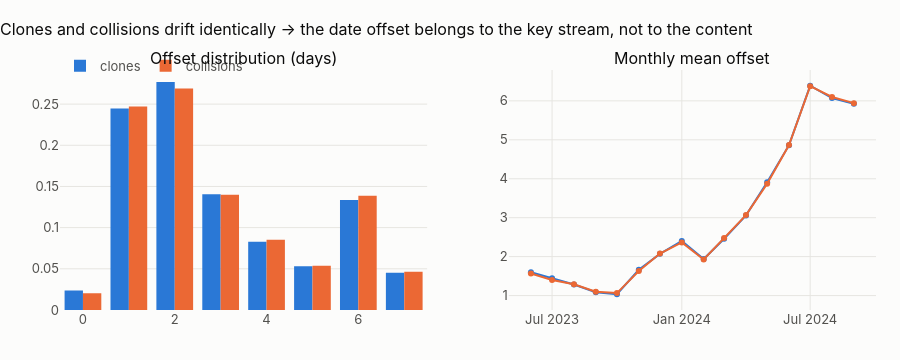

The cell this chart's notebook holds for it:
### Code cell
fig = make_subplots(
    rows=1, cols=2, subplot_titles=["Offset distribution (days)", "Monthly mean offset"]
)
for flag, name, col in ((True, "clones", theme.BLUE), (False, "collisions", theme.ORANGE)):
    d = pairs[pairs.is_clone == flag]
    h = d.k_days.value_counts(normalize=True).sort_index()
    fig.add_bar(x=h.index, y=h.values, name=name, marker_color=col, row=1, col=1)
    g = d.groupby(d.md.dt.to_period("M")).k_days.mean()
    fig.add_scatter(
        x=g.index.to_timestamp(),
        y=g.values,
        mode="lines+markers",
        name=name,
        line=dict(color=col),
        showlegend=False,
        row=1,
        col=2,
    )
fig.update_layout(
    barmode="group",
    height=360,
    title="Clones and collisions drift identically → the date offset belongs to the key stream, not to the content",
)
fig.show()

### Figure 1 — Plotly figure (JSON) as saved in the notebook; plotly's stock layout.template omitted (floating-point values rounded to 4 significant figures)
{"data": [{"marker": {"color": "#2a78d6"}, "name": "clones", "type": "bar", "x": [0, 1, 2, 3, 4, 5, 6, 7], "xaxis": "x", "y": [0.02361, 0.2445, 0.2768, 0.1406, 0.08284, 0.05301, 0.1335, 0.04508], "yaxis": "y"}, {"line": {"color": "#2a78d6"}, "mode": "lines+markers", "name": "clones", "showlegend": false, "type": "scatter", "x": ["2023-06-01T00:00:00.000000", "2023-07-01T00:00:00.000000", "2023-08-01T00:00:00.000000", "2023-09-01T00:00:00.000000", "2023-10-01T00:00:00.000000", "2023-11-01T00:00:00.000000", "2023-12-01T00:00:00.000000", "2024-01-01T00:00:00.000000", "2024-02-01T00:00:00.000000", "2024-03-01T00:00:00.000000", "2024-04-01T00:00:00.000000", "2024-05-01T00:00:00.000000", "2024-06-01T00:00:00.000000", "2024-07-01T00:00:00.000000", "2024-08-01T00:00:00.000000", "2024-09-01T00:00:00.000000"], "xaxis": "x2", "y": [1.6, 1.443, 1.283, 1.088, 1.034, 1.663, 2.072, 2.402, 1.938, 2.461, 3.059, 3.912, 4.863, 6.389, 6.071, 5.927], "yaxis": "y2"}, {"marker": {"color": "#eb6834"}, "name": "collisions", "type": "bar", "x": [0, 1, 2, 3, 4, 5, 6, 7], "xaxis": "x", "y": [0.02031, 0.247, 0.2688, 0.1399, 0.08524, 0.05374, 0.1387, 0.04633], "yaxis": "y"}, {"line": {"color": "#eb6834"}, "mode": "lines+markers", "name": "collisions", "showlegend": false, "type": "scatter", "x": ["2023-06-01T00:00:00.000000", "2023-07-01T00:00:00.000000", "2023-08-01T00:00:00.000000", "2023-09-01T00:00:00.000000", "2023-10-01T00:00:00.000000", "2023-11-01T00:00:00.000000", "2023-12-01T00:00:00.000000", "2024-01-01T00:00:00.000000", "2024-02-01T00:00:00.000000", "2024-03-01T00:00:00.000000", "2024-04-01T00:00:00.000000", "2024-05-01T00:00:00.000000", "2024-06-01T00:00:00.000000", "2024-07-01T00:00:00.000000", "2024-08-01T00:00:00.000000", "2024-09-01T00:00:00.000000"], "xaxis": "x2", "y": [1.565, 1.398, 1.29, 1.1, 1.065, 1.63, 2.079, 2.364, 1.928, 2.482, 3.067, 3.873, 4.868, 6.379, 6.1, 5.942], "yaxis": "y2"}], "layout": {"annotations": [{"font": {"size": 16}, "showarrow": false, "text": "Offset distribution (days)", "x": 0.225, "xanchor": "center", "xref": "paper", "y": 1.0, "yanchor": "bottom", "yref": "paper"}, {"font": {"size": 16}, "showarrow": false, "text": "Monthly mean offset", "x": 0.775, "xanchor": "center", "xref": "paper", "y": 1.0, "yanchor": "bottom", "yref": "paper"}], "barmode": "group", "height": 360, "title": {"text": "Clones and collisions drift identically → the date offset belongs to the key stream, not to the content"}, "xaxis": {"anchor": "y", "domain": [0.0, 0.45]}, "xaxis2": {"anchor": "y2", "domain": [0.55, 1.0]}, "yaxis": {"anchor": "x", "domain": [0.0, 1.0]}, "yaxis2": {"anchor": "x2", "domain": [0.0, 1.0]}}}
